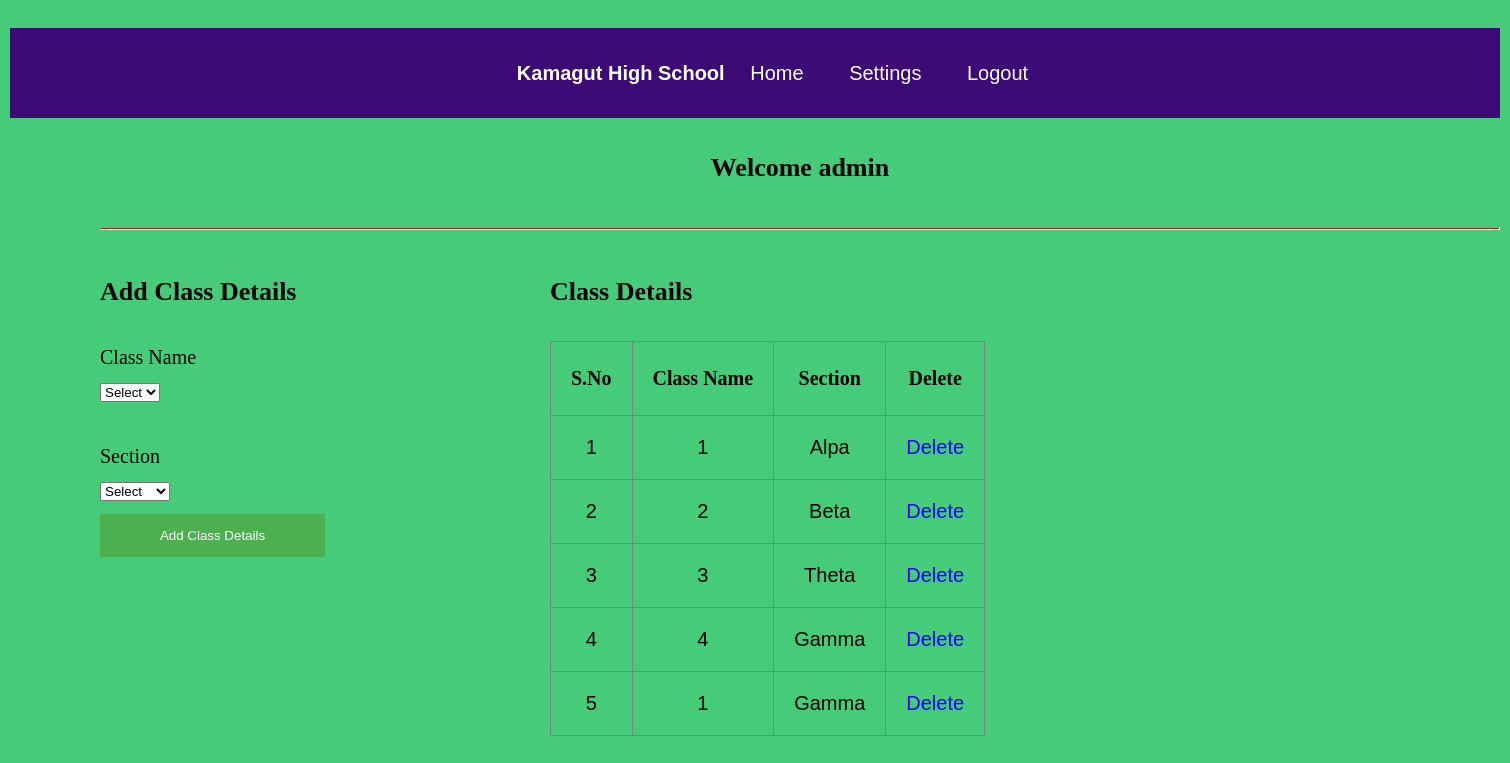
The page /admin_add_class.php (signed in) on the database its author committed.
### tables this page shows
CREATE TABLE `class` (
  `cid` int(11) NOT NULL,
  `CNAME` int(11) NOT NULL,
  `CSEC` varchar(11) NOT NULL
);

### admin_add_class.php (the view, shortened to what this page needs)
<?php
	include"database.php";
?>
<!DOCTYPE html>
<html>
	<head>
		<link rel="stylesheet" type="text/css" href="css/style.css">
	</head>
	<body id="pageContent">
		<?php include"admin2_navbar.php";?>
			<div id="section">
				<br>
				<h3 class="text"><center>Welcome <?php echo $_SESSION["username"]; ?></center></h3><br><hr>
				<div class="content1">
						<h3 > Add Class Details</h3><br>
				<form method="post" action="<?php echo $_SERVER["PHP_SELF"];?>">
					<label>Class Name</label><br>
				<select name="cname"  required class="input2">
						<option value="">Select</option>
					</select><br><br>
					<label>Section </label><br>
					<select name="sec"  required class="input2">
						<option value="">Select</option>
					</select>
					<br>
					<button type="submit" class="btn" name="submit">Add Class Details</button>
				</form>
				</div>
				<div class="tbox">
					<h3 style="margin-top:30px;"> Class Details</h3><br>
					<table border="1px" >
						<tr>
							<th>S.No</th>
							<th>Class Name</th>
							<th>Section</th>
							<th>Delete</th>
						</tr>
						<?php
							$s="select * from class";
							$res=$db->query($s);
							if($res->num_rows>0)
							{
								$i=0;
								while($r=$res->fetch_assoc())
								{
									$i++;
									echo "
										<tr>
											<td>{$i}</td>
											<td>{$r["CNAME"]}</td>
											<td>{$r["CSEC"]}</td>
											<td><a href='delete.php?id={$r["cid"]}' class='btnr'>Delete</a></td>
										</tr>
										";
								}
							}
						?>
					</table>
				</div>
			</div>
	</body>
</html>

### css/style.css (style rules this page uses)
body { margin: 0; padding: ; margin-bottom: 15px; margin-top: 8px; background: rgb(70, 204, 121); background-color: rgb(70, 204, 121); }
body, td { font: 14px "Trebuchet MS", Verdana, Arial, Helvetica, sans-serif; font-size: 20px; background: rgb(70, 204, 121); }
a:link { text-decoration: none; color: #00f; }
#pageContent { clear: both; border-bottom: 6px solid rgb(70, 204, 121); padding: 10px; padding-top: 20px; line-height: 1.65em; background-image: url(backblue.gif); background-repeat: no-repeat; background-position: top right; }
#pageContent, #siteNavigation { background-color: rgb(70, 204, 121); }
#section { height:auto; width:1400px; margin-left:90px; font-family:cambria; }
.content1 { margin-top:30px; height:auto; width:450px; float:left; }
.tbox { float:left; }
.tbox table { border-collapse:collapse; }
tr,td,th { padding:20px; }
table { border-collapse:collapse; }
hr { height: 1px; color: rgba(219, 21, 21, 0.918); background-color: rgb(165, 29, 29); margin-bottom: 15px; }
h3 { margin: 0; font-weight: bold; font-size: 1.3em; }
td { text-align: center; }
button { background-color: #4CAF50; color: white; padding: 14px 20px; margin: 8px 0; border: none; cursor: pointer; width: 50%; }

### rows shown on the page
class: CNAME "1", CSEC "Alpa"
class: CNAME "2", CSEC "Beta"
class: CNAME "3", CSEC "Theta"
class: CNAME "4", CSEC "Gamma"
class: CNAME "1", CSEC "Gamma"

### other values the page prints
$_SESSION["username"] "admin"
